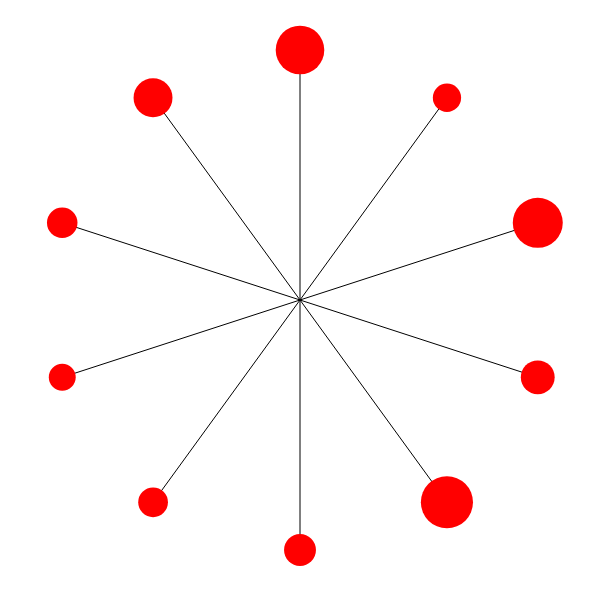
Frame 1 (no input)
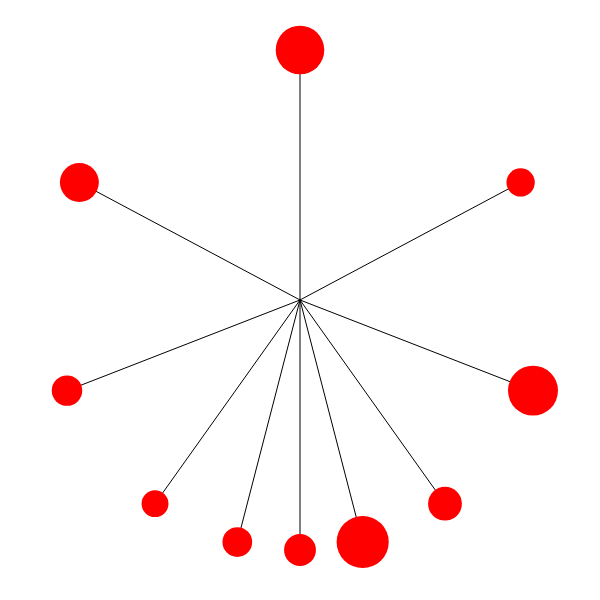
Frame 60 (no input)
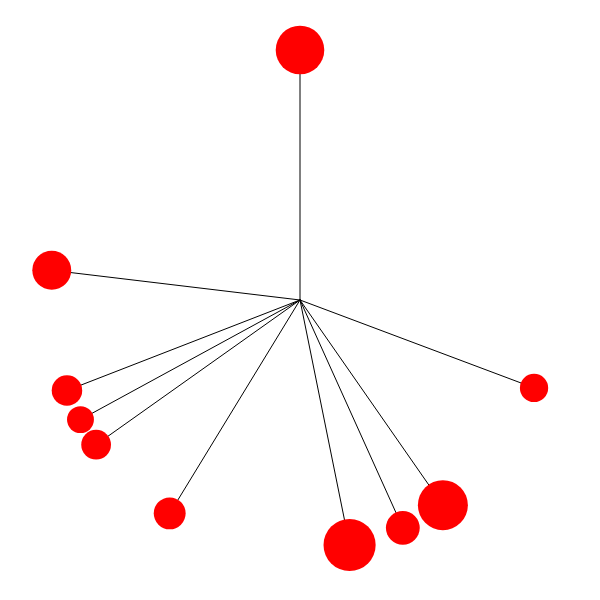
Frame 120 (the mouse pressed at the canvas centre since frame 60)

The p5.js sketch that drew these frames (run headless with seeded random() and noise() and a simulated clock; from frame 60 on, the mouse is pressed at the canvas centre):

// p5.js sketch
// ── sketch.js
let physicsScene = {
    gravity: new p5.Vector(0, 9.8),
    deltaT: 0.1,
    paused: false,
    pendulums: [],
}
const Vector = p5.Vector;

class Rod {
    /**
     * 
     * @param {Vector} fixedPoint 
     * @param {number} length 
     */
    constructor(fixedPoint, length) {
        this.fixedPoint = fixedPoint.copy();
        this.length = length;
    }
}

class Mass {
    constructor(radius, m) {
        this.r = radius;
        this.m = m || this.r * this.r * Math.PI;
        this.loc = new Vector();
    }
}

class PBDPendulum {
    /**
     * 
     * @param {Rod} rod 
     * @param {Mass} mass 
     * @param {number} angle 
     */
    constructor(rod, mass, angle) {
        this.rod = rod;
        this.mass = mass;
        this.mass.loc.x = this.rod.fixedPoint.x - Math.sin(angle) * this.rod.length;
        this.mass.loc.y = this.rod.fixedPoint.y + Math.cos(angle) * this.rod.length;
        this.mass.v = new Vector();//velocity of the mass
        this.mass.prevLoc = this.mass.loc.copy();
    }

    update(dt) {


        this.mass.v.y += physicsScene.gravity.y * dt;
        this.mass.prevLoc.x = this.mass.loc.x;
        this.mass.prevLoc.y = this.mass.loc.y;
        this.mass.loc.x += this.mass.v.x * dt;
        this.mass.loc.y += this.mass.v.y * dt;

        let dir = Vector.sub(this.mass.loc, this.rod.fixedPoint);
        let len = dir.mag();
        if (len > 0) {
            dir = dir.normalize();
            let lambda = this.rod.length - len;
            this.mass.loc.x += dir.x * lambda;
            this.mass.loc.y += dir.y * lambda;
        }
        this.mass.v.x = (this.mass.loc.x - this.mass.prevLoc.x) * (1 / dt);
        this.mass.v.y = (this.mass.loc.y - this.mass.prevLoc.y) * (1 / dt);

    }

    display(c) {
        stroke(0);
        line(this.rod.fixedPoint.x, this.rod.fixedPoint.y, this.mass.loc.x, this.mass.loc.y);
        fill(c);
        noStroke();
        circle(this.mass.loc.x, this.mass.loc.y, this.mass.r * 2);
    }
}

/**
 * 
 * @param {Mass} mass1 
 * @param {Mass} mass2 
 */
function handleCollision(mass1, mass2) {
    let restitution = physicsScene.restitution || 1;
    let dir = Vector.sub(mass2.loc, mass1.loc);
    let d = dir.mag();
    if (d === 0 || d > mass1.r + mass2.r) return;
    dir = dir.normalize();
    let corr = (mass1.r + mass2.r - d) / 2;
    mass1.loc.x -= dir.x * corr;
    mass1.loc.y -= dir.y * corr;
    mass2.loc.x += dir.x * corr;
    mass2.loc.y += dir.y * corr;
    let v1 = mass1.v.dot(dir);
    let v2 = mass2.v.dot(dir);

    let m1 = mass1.m;
    let m2 = mass2.m;
    let newV1 = (m1 * v1 + m2 * v2 - m2 * (v1 - v2) * restitution) / (m1 + m2);
    let newV2 = (m1 * v1 + m2 * v2 - m1 * (v2 - v1) * restitution) / (m1 + m2);

    mass1.v.x += dir.x * (newV1 - v1);
    mass1.v.y += dir.y * (newV1 - v1);
    mass2.v.x += dir.x * (newV2 - v2);
    mass2.v.y += dir.y * (newV2 - v2);
}

function simulate(){
    const sdt = physicsScene.deltaT / steps;
    for (let step = 0; step < steps; step++) {
        for (let i = 0; i < physicsScene.pendulums.length; i++) {
            const pendulumI = physicsScene.pendulums[i];
            pendulumI.update(sdt);
            for (let j = i + 1; j < physicsScene.pendulums.length; j++) {
                const pendulumJ =  physicsScene.pendulums[j];
                handleCollision(pendulumI.mass, pendulumJ.mass);
            }
        }
    }
}

let steps = 500;

function setup() {
    createCanvas(600, 600);
    background(255);
    let ang = - Math.PI;
    let numOfPendulum = 10;
    for (let i = 0; i < numOfPendulum; i++) {
        physicsScene.pendulums.push(new PBDPendulum(new Rod(new Vector(width / 2, height / 2), 250), new Mass(random(10, 30)), ang));
        ang += Math.PI * 2 / numOfPendulum;
    }
}

function draw(){
    background(255);
    simulate();
    physicsScene.pendulums.forEach(p => p.display("red"));
}
